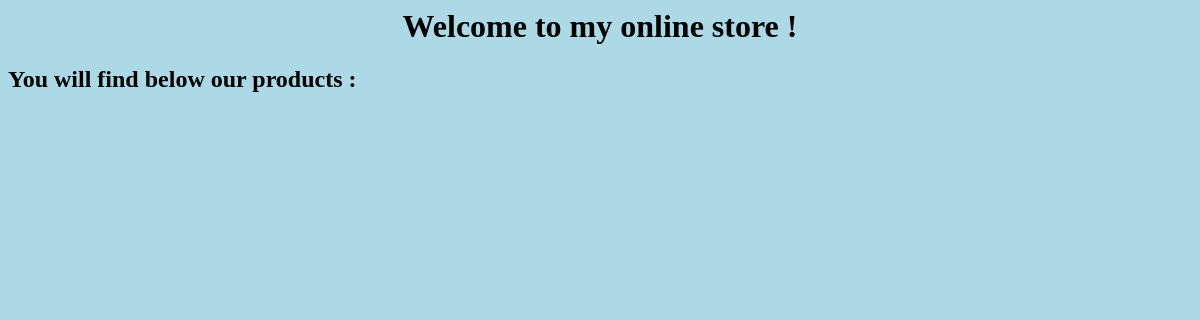
The page /appshop/ on the database as committed earlier.
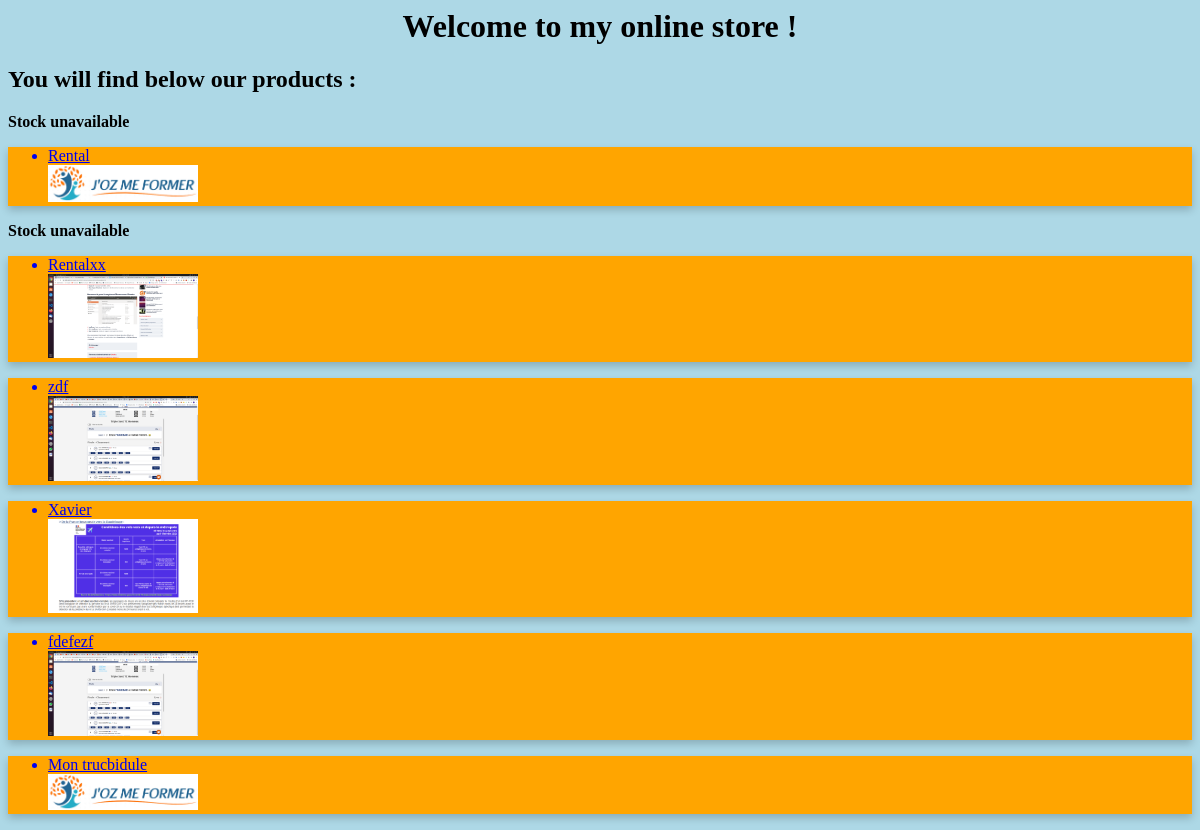
The same page on the database as committed later.
### appshop/models.py (models this page shows)
class Product(models.Model):
    name= models.CharField(max_length=200)
    price = models.DecimalField(max_digits=10, decimal_places=2)
    picture = models.ImageField(upload_to='product/')
    quantity = models.PositiveIntegerField(default=1)
    createdAt = models.DateTimeField(auto_now_add=True)

### appshop/views.py (the view)
# urls.py: 2. Add a URL to urlpatterns:  path('', views.home, name='home')
def home(request):
	context ={}
	context["dataset"] = Product.objects.all()
	return render(request, "appshop/home.html", context)

### appshop/templates/appshop/home.html
{% load static %}
<link rel="stylesheet" type="text/css" href="{% static 'css/style.css' %}" />
<h1 class="title">Welcome to my online store !</h1>
<h2>You will find below our products :</h2>
{% for data in dataset %} {%if data.quantity == 0%}
<strong>Stock unavailable</strong> <br />
{%endif%}
<a href="{{data.id}}">
  <div class="card">
    <ul>
      <li>
        {{ data.name }}<br />
        <img width="150" src="{{data.picture.url}}" /><br />
      </li>
    </ul>
  </div>
</a>
{% endfor %}

### appshop/static/css/style.css (style rules this page uses)
h1 { text-align: center; }
.card { box-shadow: 0 4px 8px 0 rgba(0, 0, 0, 0.2); transition: 0.3s; background-color: orange; }

Rows that differ between the two databases and show on the page:
added Product: quantity "Stock unavailable", name "Rental", picture (picture)
added Product: quantity "Stock unavailable", name "Rentalxx", picture (picture)
added Product: name "zdf", picture (picture)
added Product: name "Xavier", picture (picture)
added Product: name "fdefezf", picture (picture)
added Product: name "Mon trucbidule", picture (picture)
